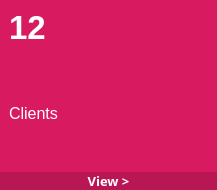
                   <widget class="QWidget" name="widget_44" native="true">
                    <property name="minimumSize">
                     <size>
                      <width>0</width>
                      <height>190</height>
                     </size>
                    </property>
                    <property name="maximumSize">
                     <size>
                      <width>16777215</width>
                      <height>190</height>
                     </size>
                    </property>
                    <property name="styleSheet">
                     <string notr="true">background-color: rgb(216, 26, 96)</string>
                    </property>
                    <layout class="QGridLayout" name="gridLayout_3">
                     <property name="leftMargin">
                      <number>0</number>
                     </property>
                     <property name="topMargin">
                      <number>0</number>
                     </property>
                     <property name="rightMargin">
                      <number>0</number>
                     </property>
                     <property name="bottomMargin">
                      <number>0</number>
                     </property>
                     <property name="spacing">
                      <number>0</number>
                     </property>
                     <item row="0" column="0">
                      <widget class="QWidget" name="widget_46" native="true">
                       <property name="styleSheet">
                        <string notr="true">background-color: none</string>
                       </property>
                       <layout class="QVBoxLayout" name="verticalLayout_34" stretch="0,1,0,0">
                        <item>
                         <widget class="QLabel" name="clientsLabel">
                          <property name="font">
                           <font>
                            <pointsize>25</pointsize>
                            <weight>75</weight>
                            <bold>true</bold>
                           </font>
                          </property>
                          <property name="styleSheet">
                           <string notr="true">background-color: none;
color: white</string>
                          </property>
                          <property name="text">
                           <string>12</string>
                          </property>
                          <property name="wordWrap">
                           <bool>true</bool>
                          </property>
                         </widget>
                        </item>
                        <item>
                         <spacer name="verticalSpacer_4">
                          <property name="orientation">
                           <enum>Qt::Vertical</enum>
                          </property>
                          <property name="sizeHint" stdset="0">
                           <size>
                            <width>20</width>
                            <height>40</height>
                           </size>
                          </property>
                         </spacer>
                        </item>
                        <item>
                         <widget class="QLabel" name="label_51">
                          <property name="font">
                           <font>
                            <pointsize>12</pointsize>
                            <weight>50</weight>
                            <bold>false</bold>
                           </font>
                          </property>
                          <property name="styleSheet">
                           <string notr="true">background-color: none;
color: white</string>
                          </property>
                          <property name="text">
                           <string>Clients</string>
                          </property>
                          <property name="wordWrap">
                           <bool>true</bool>
                          </property>
                         </widget>
                        </item>
                        <item>
                         <spacer name="verticalSpacer_12">
                          <property name="orientation">
                           <enum>Qt::Vertical</enum>
                          </property>
                          <property name="sizeHint" stdset="0">
                           <size>
                            <width>20</width>
                            <height>40</height>
                           </size>
                          </property>
                         </spacer>
                        </item>
                       </layout>
                      </widget>
                     </item>
                     <item row="0" column="1">
                      <widget class="QWidget" name="widget_45" native="true">
                       <property name="minimumSize">
                        <size>
                         <width>150</width>
                         <height>0</height>
                        </size>
                       </property>
                       <property name="styleSheet">
                        <string notr="true">background-color: none;</string>
                       </property>
                       <layout class="QVBoxLayout" name="verticalLayout_33">
                        <property name="leftMargin">
                         <number>0</number>
                        </property>
                        <property name="topMargin">
                         <number>0</number>
                        </property>
                        <property name="rightMargin">
                         <number>10</number>
                        </property>
                        <property name="bottomMargin">
                         <number>0</number>
                        </property>
                        <item>
                         <widget class="QLabel" name="label_49">
                          <property name="sizePolicy">
                           <sizepolicy hsizetype="Ignored" vsizetype="Ignored">
                            <horstretch>0</horstretch>
                            <verstretch>0</verstretch>
                           </sizepolicy>
                          </property>
                          <property name="text">
                           <string/>
                          </property>
                          <property name="pixmap">
                           <pixmap>../pictures/multiple-users-silhouette.png</pixmap>
                          </property>
                          <property name="scaledContents">
                           <bool>true</bool>
                          </property>
                         </widget>
                        </item>
                       </layout>
                      </widget>
                     </item>
                     <item row="1" column="0" colspan="2">
                      <widget class="QPushButton" name="clientsPushButton">
                       <property name="font">
                        <font>
                         <family>Segoe UI Semibold</family>
                         <pointsize>10</pointsize>
                         <weight>75</weight>
                         <bold>true</bold>
                        </font>
                       </property>
                       <property name="styleSheet">
                        <string notr="true">color : white;
border: none;
background-color: rgb(185, 23, 83)</string>
                       </property>
                       <property name="text">
                        <string>View &gt;</string>
                       </property>
                      </widget>
                     </item>
                    </layout>
                   </widget>
